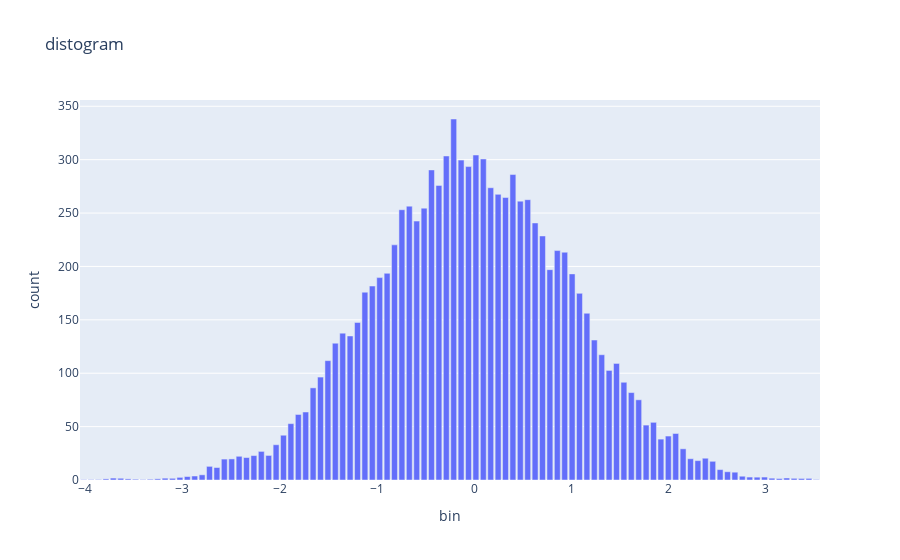

Notebook cell for this chart:
### Code cell
# Compute estimated histogram of the distribution 
hist = distogram.histogram(h)
df_hist = pd.DataFrame(np.array(hist), columns=["bin", "count"])
fig = px.bar(df_hist, x="bin", y="count", title="distogram")
fig.update_layout(height=300)
fig.show()
